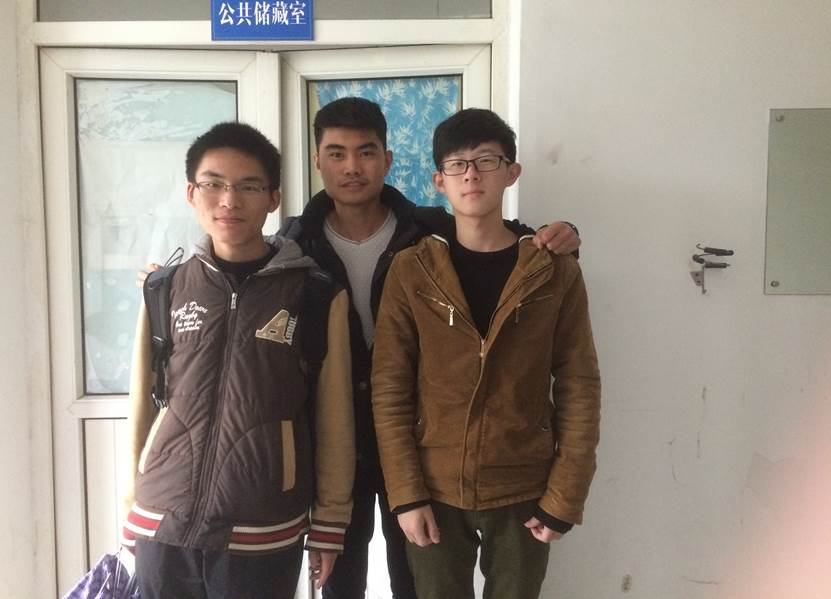
#> input picture renlian2.jpg, 831 x 599 px
$ python ex12-face.py
#> lines starting #> are read from the running program, lines starting #| are printed output that depends on the picture; after the words box and inside, x2 and y2 are one past the last pixel; in counts of white or black regions, pixels touching at a corner belong together
#encoding=utf-8
import cv2
import numpy as np #数学工具包

img = cv2.imread("renlian2.jpg")
#> img is the input picture: shape (599, 831, 3); mean B, G, R 129.8, 139.3, 148.9

cas = cv2.CascadeClassifier("haarcascade_frontalface_alt2.xml")   #载入级联分类器，即人脸数据库
gray = cv2.cvtColor(img, cv2.COLOR_BGR2GRAY)  # 转换为灰度图，以便运算
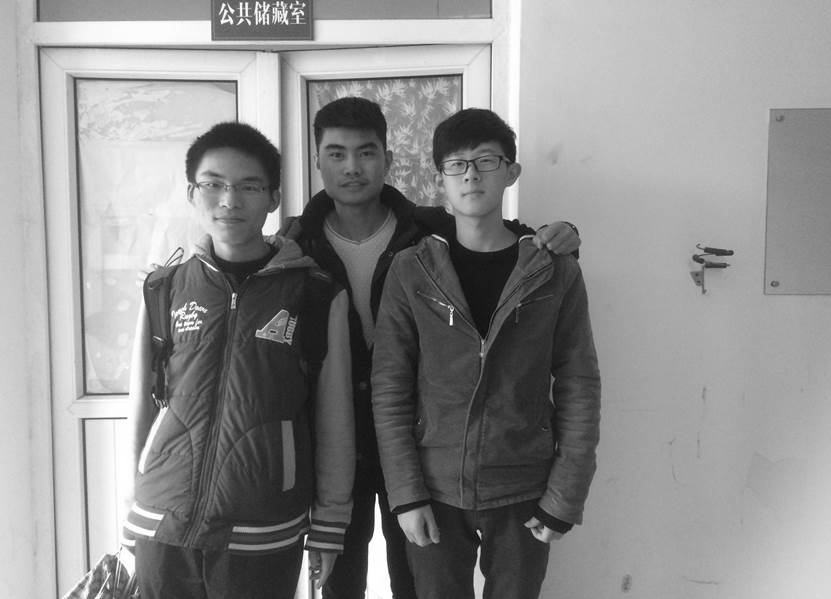
#> gray: shape (599, 831); min 1, max 255, mean 141
#检测人脸：跟数据库进行比较
#结果：人脸的坐标x, y, 长度, 宽度
rects = cas.detectMultiScale(gray)
#> rects = [[313, 124, 76, 76], [435, 137, 74, 74], [181, 150, 97, 97]]

for x, y, width, height in rects:
    cv2.rectangle(img, (x, y), (x+width, y+height), (0, 0, 255), 3)
#> this loop made 3 passes
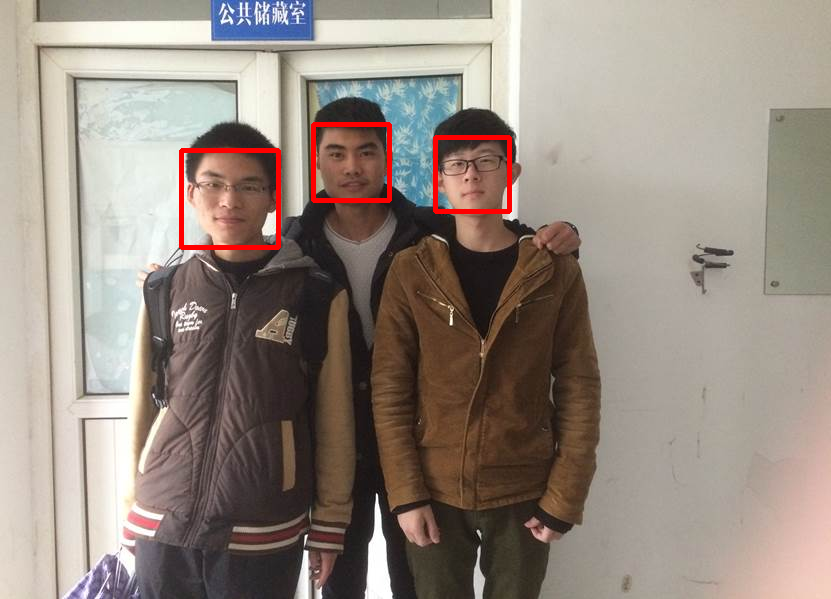
#> img: shape (599, 831, 3); 0.99% of pixels changed, all inside (x1, y1, x2, y2) = (179, 122, 512, 250)

cv2.imshow("face", img)

cv2.waitKey(0)

$ run again, with IMG_0136.JPG copied over renlian2.jpg
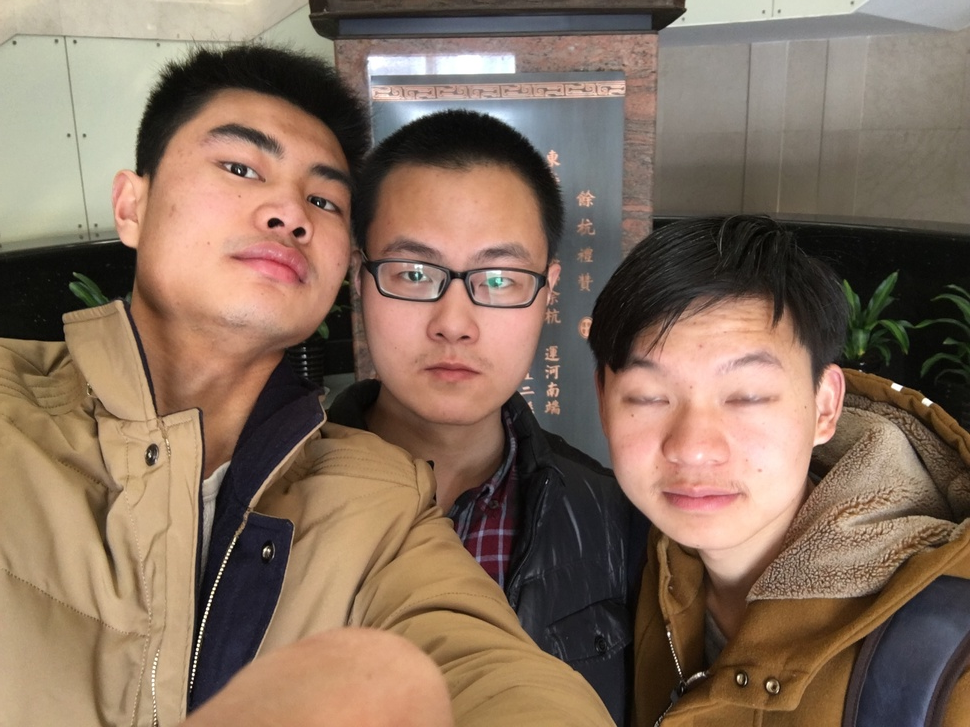
#> input picture IMG_0136.JPG, 970 x 727 px, shrunk from 2576 x 1932 before the run
#> img is the input picture: shape (727, 970, 3); mean B, G, R 93.3, 110.4, 132.9
#> `gray = cv2.cvtColor(img, cv2.COLOR_BGR2GRAY)`:
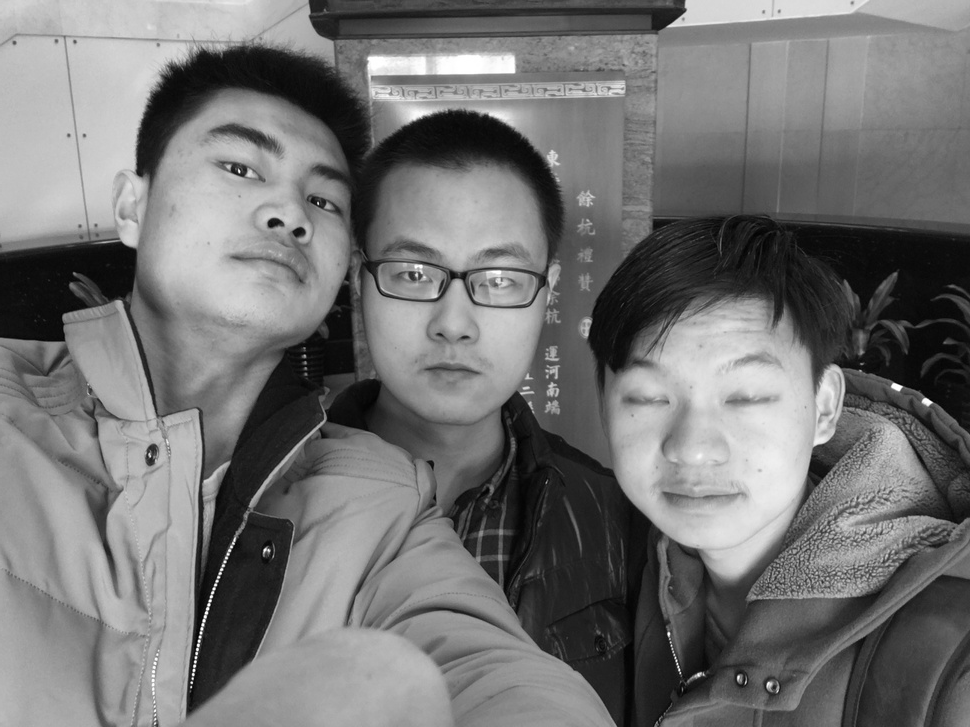
#> gray: shape (727, 970); min 0, max 255, mean 115.2
#> rects = [[336, 184, 241, 241], [573, 304, 256, 256], [154, 76, 239, 239]]
#> the loop `for x, y, width, height in rects:` made 3 passes
#> after the loop `for x, y, width, height in rects:`:
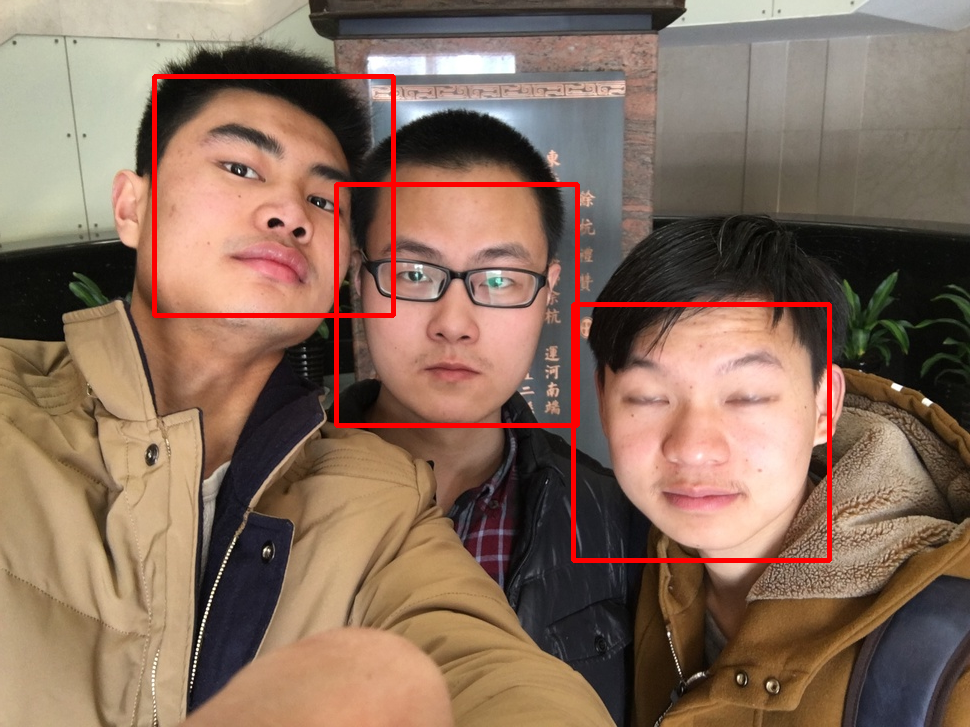
#> img: shape (727, 970, 3); 2.05% of pixels changed, all inside (x1, y1, x2, y2) = (152, 74, 832, 563)
